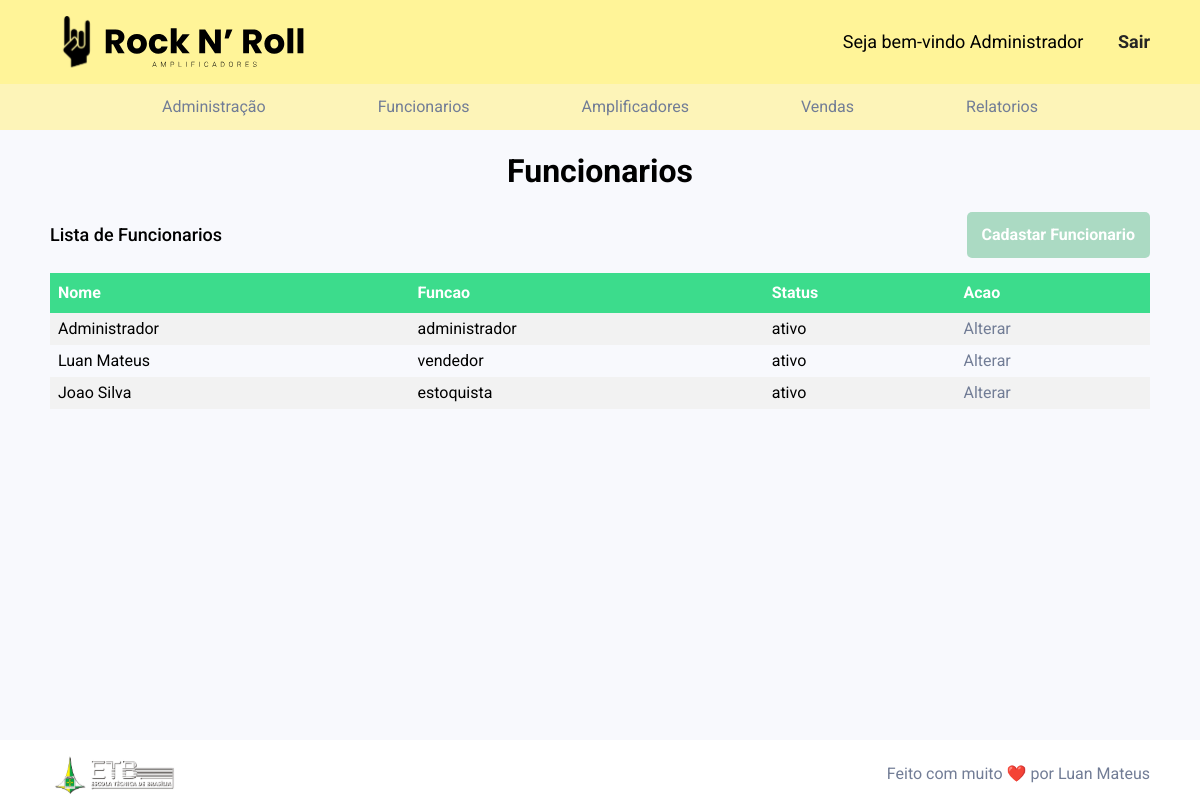
Screenshot of /lista_funcionarios.php (signed in) with the database file from the repository.
### tables this page shows
CREATE TABLE `funcionarios` (
  `COD_FUN` int(11) NOT NULL,
  `NOME_FUN` varchar(45) NOT NULL,
  `LOGIN_FUN` varchar(45) NOT NULL,
  `SENHA_FUN` varchar(45) NOT NULL,
  `STATUS_FUN` varchar(45) NOT NULL DEFAULT 'ativo',
  `FUNCAO_FUN` varchar(45) NOT NULL
);

### public/lista_funcionarios.php (the view, shortened to what this page needs)
<?php
require "connection.php";
require "templates/header.php";
if (isset($_SESSION['LOGIN_FUN']) && !empty($_SESSION['LOGIN_FUN'])
  && $_SESSION['FUNCAO_FUN'] == 'administrador')
{
  echo <<<_END
  <h1 class="title">Funcionarios</h1>
  <div class="description">
    <p class="text">Lista de Funcionarios</p>
    <a href="cadastra_funcionario.php" class="button">Cadastar Funcionario</a>
  </div>
  <div class="funcionario">
    <table id="customers">
      <tr>
        <th><b>Nome</b></th>
        <th><b>Funcao</b></th>
        <th><b>Status</b></th>
        <th><b>Acao</b></th>
      </tr>
  _END;
  $sql = "SELECT * FROM funcionarios";
  $sql = $connection->query($sql);
  for ($i = 0; $i < $sql->num_rows; $i++)
  {
    $data = $sql->fetch_assoc();
    echo "<tr>";
    echo "<td><a class=\"exibe\" href=exibe_funcionario.php?id=" . $data['COD_FUN'] . "> " . $data['NOME_FUN'] . "</a></td>";
    echo "<td>" . $data['FUNCAO_FUN'] . "</td>";
    echo "<td>" . $data['STATUS_FUN'] . "</td>";
    echo "<td><a href=altera_funcionario.php?id="
      . $data['COD_FUN'] ." class=\"alter\">Alterar</a></td>";
    echo "</tr>";
  }
  echo "</table>";
}
else
{
  header("Location: login.php");
}
require "templates/footer.php";
?>

### public/css/base.css (style rules this page uses)
body { font-family: "Roboto", sans-serif; background-color: #F8F9FD; min-width: 300px; box-sizing: border-box; }

### public/css/footer.css (style rules this page uses)
.footer .content .madeby p, a { text-decoration: none; transition: 500ms; color: #727D96; }

### public/css/custom.css (style rules this page uses)
.title, .total { text-align: center; font-size: 32px; font-weight: bold; margin: 25px 0; }
#customers { border-collapse: collapse; width: 100%; margin: 15px auto; }
#customers td, #customers th { border: none; padding: 8px; cursor: pointer; }
#customers td .exibe { color: black; }
#customers tr:nth-child(even) { background-color: #f2f2f2; }
#customers th { padding-top: 12px; padding-bottom: 12px; text-align: left; background-color: #3CDC8C; color: white; }
.alter, .remove { font-size: 16px; border: none; padding: 8px 0px; transition: 300ms; }

### public/css/funcionarios.css (style rules this page uses)
.description { display: flex; justify-content: space-between; align-items: center; }
.description .text { font-size: 18px; font-weight: 500; }
.description .button { padding: 15px; font-weight: bolder; border: none; border-radius: 5px; color: #fff; background: #abdac3; }

### public/css/formulario.css (style rules this page uses)
b { font-weight: bolder; }

### rows the page displays
funcionarios: NOME_FUN "Administrador", FUNCAO_FUN "administrador", STATUS_FUN "ativo"
funcionarios: NOME_FUN "Luan Mateus", FUNCAO_FUN "vendedor", STATUS_FUN "ativo"
funcionarios: NOME_FUN "Joao Silva", FUNCAO_FUN "estoquista", STATUS_FUN "ativo"

### other values shown
$_SESSION['NOME_FUN'] "Administrador"
